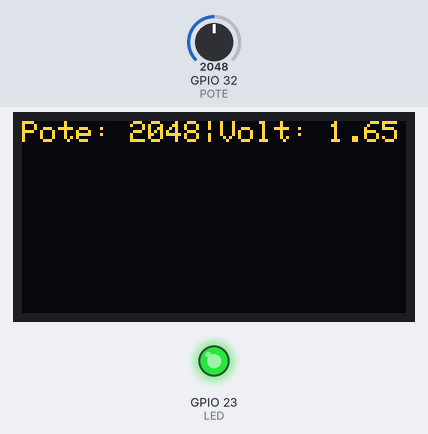
Bench run of a sketch on a simulated ESP32. Shown: 128×64 one-colour display, output pins drawn as LEDs (lit = HIGH). The test bench sets the inputs (shaded band); at power-on: GPIO 32 (POTE) = 2048. The OLED is the two-colour kind (top 16 rows yellow).

Above: at 1.2 s.
1.3 s: GPIO 32 (POTE) set to 0
At 2.6 s:
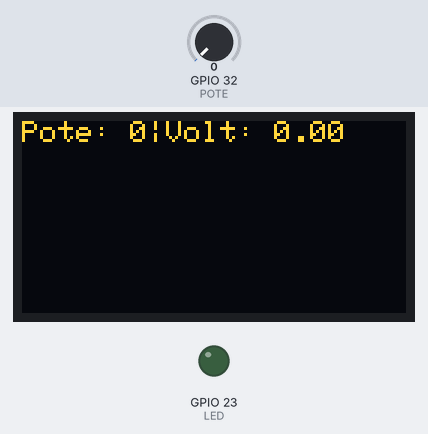
2.9 s: GPIO 32 (POTE) set to 491
At 4.1 s:
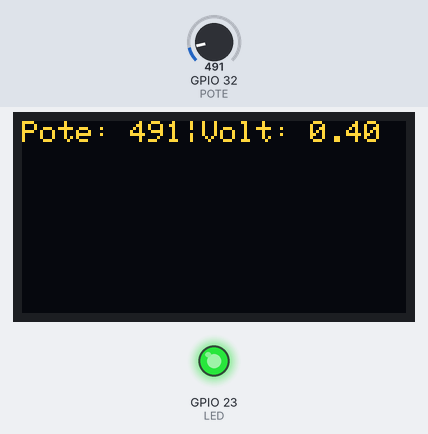
4.4 s: GPIO 32 (POTE) set to 1228
At 5.8 s:
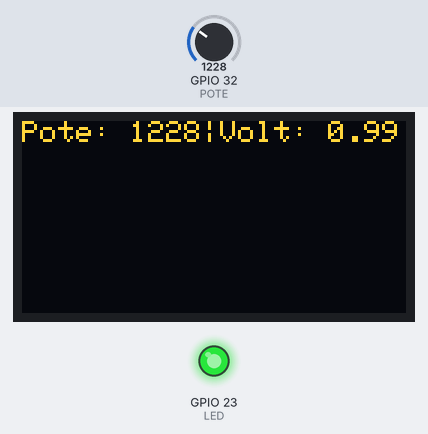
Timing chart, 0 to 7.4 s (numbered marks = the images above; inputs shaded):
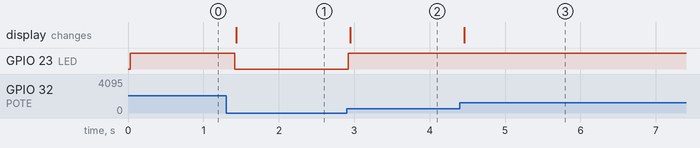

The sketch:

sketch.ino
```cpp
#include <Adafruit_SH110X.h>
#include <Wire.h>

void updateOLEDMod(String txt);
void updatePoteValuesDisplay(int valor);

const short LED = 23;
const short POTE = 32;
Adafruit_SH1106G display = Adafruit_SH1106G(128, 64, &Wire, -1);

void setup() {
  // put your setup code here, to run once:
  Serial.begin(9600);
  pinMode(LED, OUTPUT);

 //Inicializar pantalla OLED
  display.begin(0x3c, true); //Dirección por defecto: 0x3C
  display.setTextSize(1);
  display.setTextColor(SH110X_WHITE);
}

void loop() {
  int valor = analogRead(POTE);
  analogWrite(LED, valor);
  updatePoteValuesDisplay(valor);
  delay(100);
}

void updatePoteValuesDisplay(int valor){
  display.clearDisplay();
  display.setCursor(0,0);
  float volt = (valor *3.3)/4095;
  //printf permite imprimir una cadena formateada:
  display.printf("Pote: %d|Volt: %.2f", valor, volt);
  display.display();
}
```

Measured:
- after the input at 1.3 s, GPIO 23 (LED): HIGH → LOW after 0.11 s; the display: changes after 0.14 s (image 1)
- after the input at 2.9 s, GPIO 23 (LED): LOW → HIGH at once; the display: changes after 0.05 s (image 2)
- after the input at 4.4 s, the display: changes after 0.06 s (image 3)
